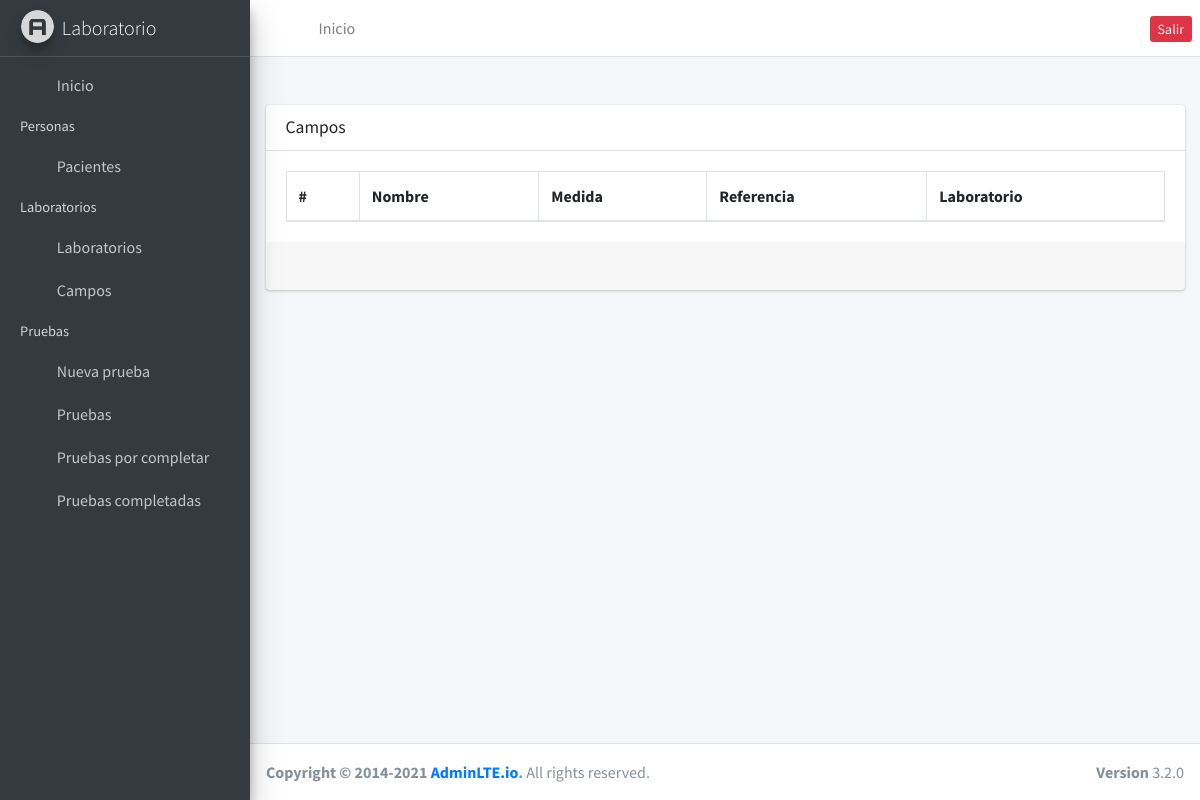
/fields/ (signed in), run on an earlier commit of the app's database.
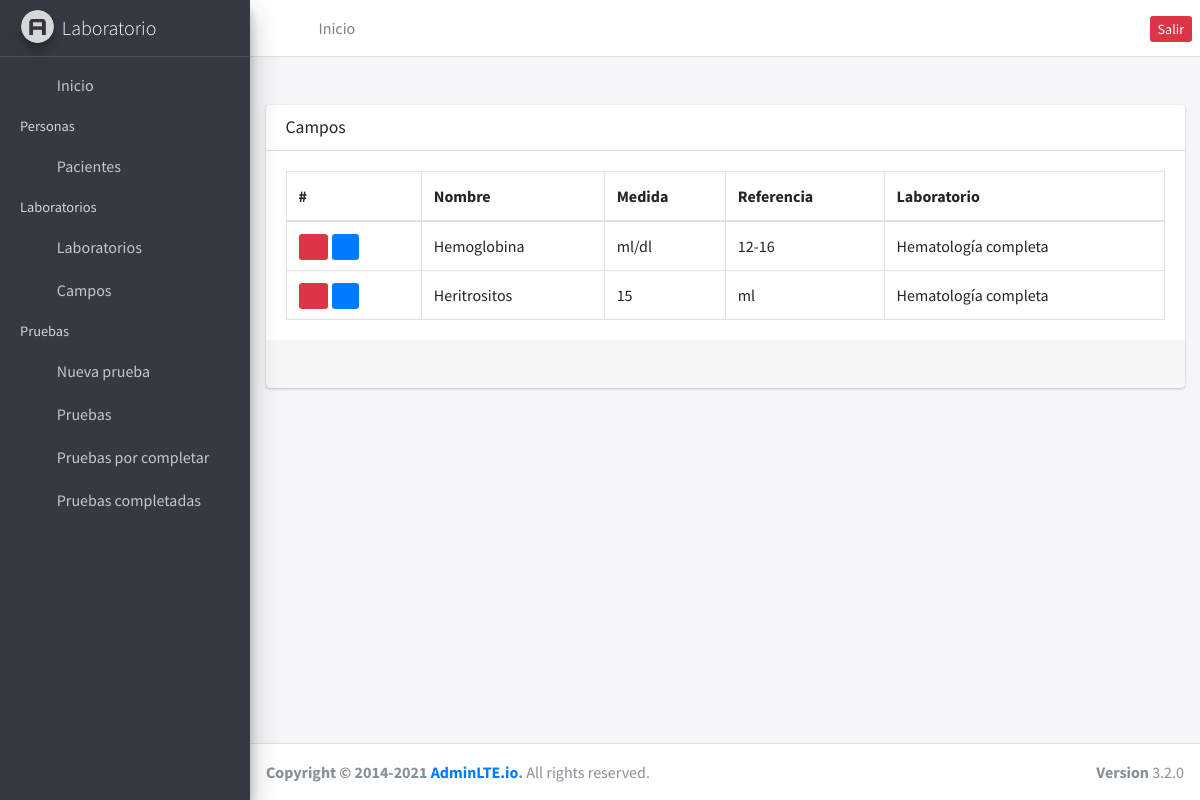
And on a later commit of the database.
### fields/models.py (models this page shows, shortened)
class Field(models.Model):
    name = models.CharField(max_length=255)
    measurment = models.CharField(max_length=255)
    reference = models.CharField(max_length=255, default="No hay referencia")
    laboratory = models.ForeignKey(Laboratory, on_delete=models.CASCADE)

### laboratories/models.py (models this page shows, shortened)
class Laboratory(models.Model):
    name = models.CharField(max_length=255, null=False)
    price = models.FloatField(default=0.00, null=False)

### fields/views.py (the view)
# urls.py: path('', index, name='fields'),
@login_required
def index(request):
    field = Field.objects.all().select_related('laboratory')
    page = request.GET.get('page', 1)
    try:
        paginator = Paginator(field, 10)
        field = paginator.page(page)
    except:
        return redirect('/fields')
    context = {'entity': field, 'paginator': paginator}
    return render(request, 'fields.html', context)

### fields/templates/fields.html
{% extends "base.html" %} {% block content %}
<div class="card mt-4">
  <div class="card-header">
    <h3 class="card-title">Campos</h3>
  </div>
  <div class="card-body">
    <table class="table table-bordered">
      <thead>
        <tr>
          <th>#</th>
          <th>Nombre</th>
          <th>Medida</th>
          <th>Referencia</th>
          <th>Laboratorio</th>
        </tr>
      </thead>
      <tbody>
        {% for field in entity %}
        <tr>
          <td>
            <a href="{% url 'remove_field' id=field.id %}" class="btn-sm btn-danger mr-1">
              <i class="fa fa-trash"></i>
            </a>
            <a href="{% url 'update_field' id=field.id %}" class="btn-sm btn-primary">
              <i class="fa fa-edit"></i>
            </a>
          </td>
          <td>{{ field.name }}</td>
          <td>{{ field.measurment }}</td>
          <td>{{ field.reference }}</td>
          <td>{{ field.laboratory.name }}</td>
        </tr>
        {% endfor %}
      </tbody>
    </table>
  </div>
  <div class="card-footer clearfix">{% include 'paginator.html' %}</div>
  <div class="card-footer clearfix"></div>
</div>
{% endblock %}

### templates/base.html (shortened to what this page needs)
{% load static %}
<!DOCTYPE html>
<html lang="en">
  <head>
    <link rel="stylesheet" href="{% static '/plugins/select2/css/select2.min.css' %}" />
    <link
      rel="stylesheet"
      href="{% static '/plugins/select2-bootstrap4-theme/select2-bootstrap4.min.css' %}"
    />
    <link rel="stylesheet" href='{% static "/plugins/fontawesome-free/css/all.min.css" %}' />
    <link
      rel="stylesheet"
      href="https://code.ionicframework.com/ionicons/2.0.1/css/ionicons.min.css"
    />
    <link rel="stylesheet" href='{% static "/dist/css/adminlte.min.css" %}' />
    <link
      rel="stylesheet"
      href="https://cdnjs.cloudflare.com/ajax/libs/animate.css/4.1.1/animate.min.css"
    />
  </head>
  <body class="hold-transition sidebar-mini">
    <div class="wrapper">
      <nav class="main-header navbar navbar-expand navbar-white navbar-light">
        <ul class="navbar-nav">
          <li class="nav-item">
            <a class="nav-link" data-widget="pushmenu" href="#" role="button"
              ><i class="fas fa-bars"></i
            ></a>
          </li>
          <li class="nav-item d-none d-sm-inline-block">
            <a href="{% url 'dashboard' %}" class="nav-link">Inicio</a>
          </li>
        </ul>
        <ul class="navbar-nav ml-auto">
          <li class="nav-item">
            <a href="{% url 'logout' %}" class="nav-linka btn-sm btn-danger">Salir</a>
          </li>
        </ul>
      </nav>
      <aside class="main-sidebar sidebar-dark-primary elevation-4">
        <a href="{% url 'dashboard' %}" class="brand-link">
          <img
            src="{% static 'dist/img/AdminLTELogo.png' %}"
            alt="AdminLTE Logo"
            class="brand-image img-circle elevation-3"
            style="opacity: 0.8"
          />
          <span class="brand-text font-weight-light">Laboratorio</span>
        </a>
        <div class="sidebar">
          <nav class="mt-2">
            <ul
              class="nav nav-pills nav-sidebar flex-column"
              data-widget="treeview"
              role="menu"
              data-accordion="false"
            >
              <li class="nav-item">
                <a class="nav-link" href="{% url 'dashboard' %}">
                  <i class="nav-icon fas fa-tachometer-alt"></i>
                  <p>Inicio</p>
                </a>
              </li>
              <li class="nav-header">Personas</li>
              <li class="nav-item">
                <a href="{% url 'clients' %}" class="nav-link">
                  <i class="nav-icon fas fa-user-alt"></i>
                  <p>Pacientes</p>
                </a>
              </li>
              <li class="nav-header">Laboratorios</li>
              <li class="nav-item">
                <a href="{% url 'laboratories' %}" class="nav-link">
                  <i class="nav-icon fas fa-vials"></i>
                  <p>Laboratorios</p>
                </a>
              </li>
              <div class="nav-item">
                <a href="{% url 'fields' %}" class="nav-link">
                  <i class="nav-icon fas fa-filter"></i>
                  <p>Campos</p>
                </a>
              </div>
              <li class="nav-header">Pruebas</li>
              <div class="nav-item">
                <a href="{% url 'new_test' %}" class="nav-link">
                  <i class="nav-icon fas fa-plus-square"></i>
                  <p>Nueva prueba</p>
                </a>
              </div>
              <div class="nav-item">
                <a href="{% url 'tests' %}" class="nav-link">
                  <i class="nav-icon fas fa-vial"></i>
                  <p>Pruebas</p>
                </a>
              </div>
              <div class="nav-item">
                <a href="{% url 'uncompleted_tests' %}" class="nav-link">
                  <i class="nav-icon fas fa-virus-slash"></i>
                  <p>Pruebas por completar</p>
                </a>
              </div>
              <div class="nav-item">
                <a href="{% url 'completed_tests' %}" class="nav-link">
                  <i class="nav-icon fas fa-virus"></i>
                  <p>Pruebas completadas</p>
                </a>
              </div>
            </ul>
          </nav>
        </div>
      </aside>
      <div class="content-wrapper">
        <div class="content">
          <div class="container-fluid pt-4 animate__animated animate__fadeIn">
            {% block content %} {% endblock %}
          </div>
        </div>
      </div>
      <footer class="main-footer">
        <strong>Copyright &copy; 2014-2021 <a href="https://adminlte.io">AdminLTE.io</a>.</strong>
        All rights reserved.
        <div class="float-right d-none d-sm-inline-block"><b>Version</b> 3.2.0</div>
      </footer>
    </div>
  </body>
</html>

What changed in the data, as far as the page shows it:
added Field: name "Hemoglobina", measurment "ml/dl", reference "12-16", laboratory.name "Hematología completa"
added Field: name "Heritrositos", measurment "15", reference "ml", laboratory.name "Hematología completa"
